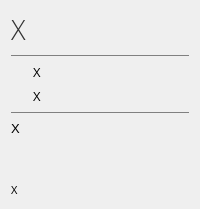
                     <widget class="QWidget" name="loadedProfile_6">
                      <layout class="QGridLayout" name="gridLayout_17">
                       <item row="0" column="0">
                        <layout class="QHBoxLayout" name="horizontalLayout_18">
                         <item>
                          <layout class="QVBoxLayout" name="verticalLayout_19">
                           <item>
                            <widget class="QLabel" name="recentProfileLabel_6">
                             <property name="font">
                              <font>
                               <family>Open Sans Light</family>
                               <pointsize>20</pointsize>
                              </font>
                             </property>
                             <property name="styleSheet">
                              <string notr="true">color: rgb(50,50,50);</string>
                             </property>
                             <property name="text">
                              <string>X</string>
                             </property>
                            </widget>
                           </item>
                           <item>
                            <widget class="Line" name="line_12">
                             <property name="styleSheet">
                              <string notr="true">color: gray;</string>
                             </property>
                             <property name="frameShadow">
                              <enum>QFrame::Plain</enum>
                             </property>
                             <property name="orientation">
                              <enum>Qt::Horizontal</enum>
                             </property>
                            </widget>
                           </item>
                           <item>
                            <layout class="QHBoxLayout" name="horizontalLayout_19">
                             <item>
                              <widget class="QLabel" name="recentProfileLeftIcon_6">
                               <property name="minimumSize">
                                <size>
                                 <width>16</width>
                                 <height>16</height>
                                </size>
                               </property>
                               <property name="maximumSize">
                                <size>
                                 <width>16</width>
                                 <height>16</height>
                                </size>
                               </property>
                               <property name="font">
                                <font>
                                 <family>Segoe UI</family>
                                 <pointsize>10</pointsize>
                                </font>
                               </property>
                               <property name="text">
                                <string/>
                               </property>
                               <property name="pixmap">
                                <pixmap resource="res.qrc">:/images/general/folder16L.png</pixmap>
                               </property>
                              </widget>
                             </item>
                             <item>
                              <widget class="QLabel" name="recentProfileLeftDir_6">
                               <property name="minimumSize">
                                <size>
                                 <width>16</width>
                                 <height>16</height>
                                </size>
                               </property>
                               <property name="font">
                                <font>
                                 <family>Open Sans</family>
                                 <pointsize>10</pointsize>
                                </font>
                               </property>
                               <property name="text">
                                <string>X</string>
                               </property>
                              </widget>
                             </item>
                            </layout>
                           </item>
                           <item>
                            <layout class="QHBoxLayout" name="horizontalLayout_20">
                             <item>
                              <widget class="QLabel" name="recentProfileRightIcon_6">
                               <property name="minimumSize">
                                <size>
                                 <width>16</width>
                                 <height>16</height>
                                </size>
                               </property>
                               <property name="maximumSize">
                                <size>
                                 <width>16</width>
                                 <height>16</height>
                                </size>
                               </property>
                               <property name="font">
                                <font>
                                 <family>Segoe UI</family>
                                 <pointsize>10</pointsize>
                                </font>
                               </property>
                               <property name="text">
                                <string/>
                               </property>
                               <property name="pixmap">
                                <pixmap resource="res.qrc">:/images/general/folder16R.png</pixmap>
                               </property>
                              </widget>
                             </item>
                             <item>
                              <widget class="QLabel" name="recentProfileRightDir_6">
                               <property name="minimumSize">
                                <size>
                                 <width>16</width>
                                 <height>16</height>
                                </size>
                               </property>
                               <property name="font">
                                <font>
                                 <family>Open Sans</family>
                                 <pointsize>10</pointsize>
                                </font>
                               </property>
                               <property name="text">
                                <string>X</string>
                               </property>
                              </widget>
                             </item>
                            </layout>
                           </item>
                           <item>
                            <widget class="Line" name="line_13">
                             <property name="styleSheet">
                              <string notr="true">color: gray;</string>
                             </property>
                             <property name="frameShadow">
                              <enum>QFrame::Plain</enum>
                             </property>
                             <property name="orientation">
                              <enum>Qt::Horizontal</enum>
                             </property>
                            </widget>
                           </item>
                           <item>
                            <widget class="QLabel" name="recentProfileLastSynced_6">
                             <property name="minimumSize">
                              <size>
                               <width>16</width>
                               <height>16</height>
                              </size>
                             </property>
                             <property name="font">
                              <font>
                               <family>Segoe UI</family>
                               <pointsize>10</pointsize>
                              </font>
                             </property>
                             <property name="text">
                              <string>X</string>
                             </property>
                            </widget>
                           </item>
                           <item>
                            <spacer name="verticalSpacer_12">
                             <property name="orientation">
                              <enum>Qt::Vertical</enum>
                             </property>
                             <property name="sizeHint" stdset="0">
                              <size>
                               <width>20</width>
                               <height>40</height>
                              </size>
                             </property>
                            </spacer>
                           </item>
                           <item>
                            <widget class="QLabel" name="recentProfileTypes_6">
                             <property name="minimumSize">
                              <size>
                               <width>16</width>
                               <height>16</height>
                              </size>
                             </property>
                             <property name="font">
                              <font>
                               <family>Open Sans</family>
                               <pointsize>8</pointsize>
                              </font>
                             </property>
                             <property name="text">
                              <string>X</string>
                             </property>
                             <property name="alignment">
                              <set>Qt::AlignLeading|Qt::AlignLeft|Qt::AlignTop</set>
                             </property>
                             <property name="wordWrap">
                              <bool>true</bool>
                             </property>
                            </widget>
                           </item>
                          </layout>
                         </item>
                        </layout>
                       </item>
                      </layout>
                     </widget>
